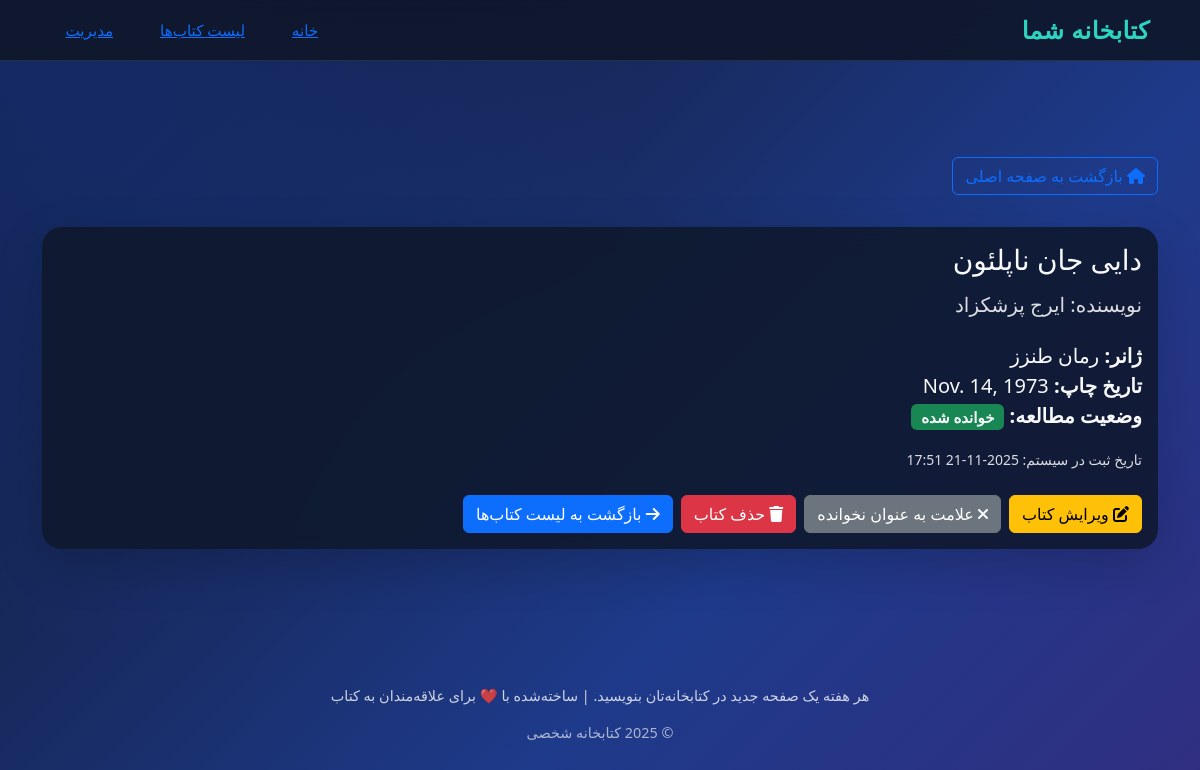
Screenshot of /books/4/ with the database file from the repository.
### book_app/models.py (models this page shows, shortened)
class Book(models.Model):
    title = models.CharField(max_length=200)
    author = models.CharField(max_length=100)
    genre = models.CharField(max_length=50)
    published_date = models.DateField()
    is_read = models.BooleanField(default=False)
    created_at = models.DateTimeField(auto_now_add=True)

### book_app/views.py (the view)
# urls.py: path('books/<int:pk>/', views.book_detail, name='book_detail'),
def book_detail(request, pk):
    book_dt = get_object_or_404(Book, pk=pk)
    return render(request, 'book_app/book_detail.html', context={'book_dt': book_dt})

### book_app/templates/book_app/book_detail.html
{% extends 'base.html' %}
{% load static %}
{% block content %}
<div class="container mt-5 page-section book-detail-page">
  <div class="row mb-3">
    <div class="col-12">
      <a href="{% url 'index' %}" class="btn btn-outline-primary mb-3">
        <i class="fas fa-home"></i> بازگشت به صفحه اصلی
      </a>
    </div>
  </div>
  <div class="card glass-card shadow-lg border-0">
    <div class="card-body">
      <h3 class="card-title mb-3">{{ book_dt.title }}</h3>
      <h5 class="text-muted mb-4">
        نویسنده: {{ book_dt.author }}
      </h5>
      <p class="card-text fs-5">
        <strong>ژانر:</strong> {{ book_dt.genre }}<br>
        <strong>تاریخ چاپ:</strong> {{ book_dt.published_date }}<br>
        <strong>وضعیت مطالعه:</strong>
        {% if book_dt.is_read %}
          <span class="badge bg-success">خوانده شده</span>
        {% else %}
          <span class="badge bg-secondary">خوانده نشده</span>
        {% endif %}
      </p>
      <p class="text-muted mt-3">
        <small>تاریخ ثبت در سیستم: {{ book_dt.created_at|date:"Y-m-d H:i" }}</small>
      </p>
      <div class="d-flex gap-2 mt-4">
        <a href="{% url 'book_update' book_dt.pk %}" class="btn btn-warning">
          <i class="fas fa-edit"></i> ویرایش کتاب
        </a>
        <a href="{% url 'toggle_read' book_dt.pk %}" class="btn {% if book_dt.is_read %}btn-secondary{% else %}btn-success{% endif %}">
        <i class="fas {% if book_dt.is_read %}fa-times{% else %}fa-check{% endif %}"></i>
        {% if book_dt.is_read %}علامت به عنوان نخوانده{% else %}علامت به عنوان خوانده شده{% endif %}
    </a>
        <a href="{% url 'book_delete' book_dt.pk %}" class="btn btn-danger">
          <i class="fas fa-trash"></i> حذف کتاب
        </a>
        <a href="{% url 'book_list' %}" class="btn btn-primary">
          <i class="fas fa-arrow-right"></i> بازگشت به لیست کتاب‌ها
        </a>
      </div>
    </div>
  </div>
</div>
{% endblock %}

### book_app/static/book_app/css/theme.css (style rules this page uses)
:root { --deep-space: #0f172a; --mid-night: #1e293b; --dawn: #2dd4bf; --highlight: #fbbf24; --soft-white: #f8fafc; --card-glow: rgba(15, 23, 42, 0.75); --border-soft: rgba(255, 255, 255, 0.12); --text-strong: #f1f5f9; }
*, *::before, *::after { box-sizing: border-box; }
body { margin: 0; min-height: 100vh; font-family: 'Vazirmatn', 'Segoe UI', system-ui, -apple-system, BlinkMacSystemFont, sans-serif; background: radial-gradient(circle at top left, rgba(29, 78, 216, 0.35), transparent 45%), linear-gradient(135deg, #0f172a, #1e3a8a 65%, #312e81 100%); color: var(--soft-white); direction: rtl; }
a { color: inherit; text-decoration: none; }
.glass-card { background: rgba(15, 23, 42, 0.85); border: 1px solid rgba(248, 250, 252, 0.1); border-radius: 20px; backdrop-filter: blur(12px); }
.page-section { margin-bottom: 2.5rem; }
.book-detail-page { color: var(--soft-white); }
.book-detail-page .text-muted { color: rgba(255, 255, 255, 0.85) !important; }
.book-detail-page .card-title, .book-detail-page .card-text, .book-detail-page .card-body strong, .book-detail-page h5, .book-detail-page .badge { color: var(--soft-white) !important; }

### rows the page displays
Book: title "دایی جان ناپلئون", author "ایرج پزشکزاد", genre "رمان طنزز", published_date "Nov. 14, 1973", created_at "2025-11-21 17:51"
